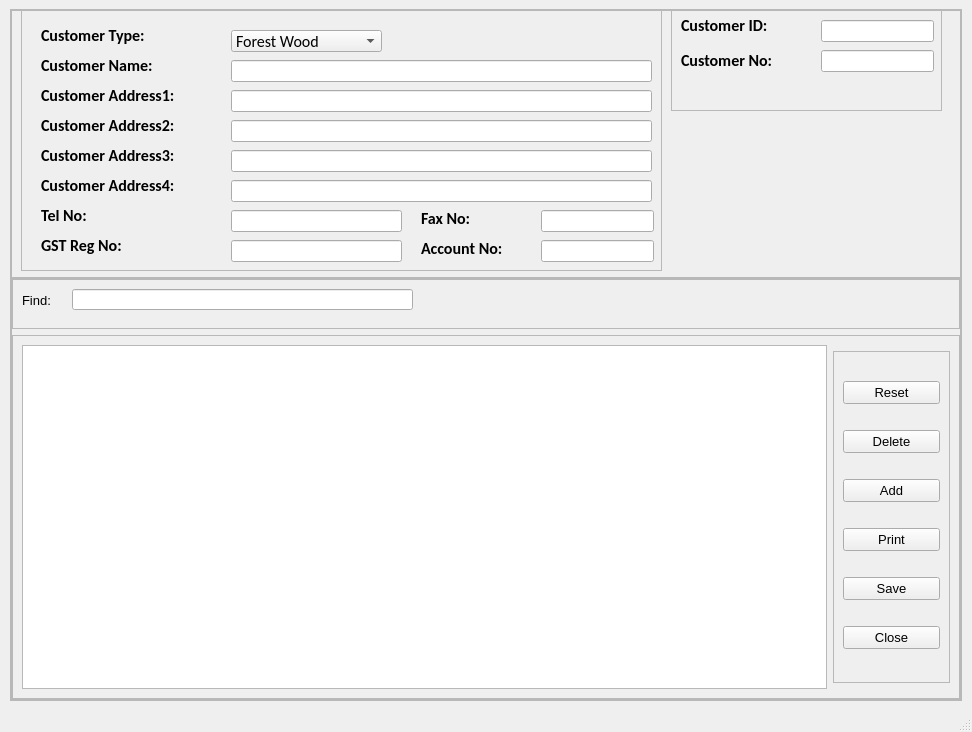
<?xml version="1.0" encoding="UTF-8"?>
<ui version="4.0">
 <class>customerEntry</class>
 <widget class="QMainWindow" name="customerEntry">
  <property name="geometry">
   <rect>
    <x>0</x>
    <y>0</y>
    <width>972</width>
    <height>732</height>
   </rect>
  </property>
  <property name="minimumSize">
   <size>
    <width>972</width>
    <height>732</height>
   </size>
  </property>
  <property name="windowTitle">
   <string>A1. Customer Entry</string>
  </property>
  <widget class="QWidget" name="centralwidget">
   <layout class="QVBoxLayout" name="verticalLayout">
    <item alignment="Qt::AlignHCenter">
     <widget class="QFrame" name="frame_2">
      <property name="frameShape">
       <enum>QFrame::StyledPanel</enum>
      </property>
      <property name="frameShadow">
       <enum>QFrame::Raised</enum>
      </property>
      <layout class="QVBoxLayout" name="verticalLayout_2">
       <property name="spacing">
        <number>0</number>
       </property>
       <property name="leftMargin">
        <number>0</number>
       </property>
       <property name="topMargin">
        <number>0</number>
       </property>
       <property name="rightMargin">
        <number>0</number>
       </property>
       <property name="bottomMargin">
        <number>0</number>
       </property>
       <item>
        <widget class="QFrame" name="frame">
         <property name="minimumSize">
          <size>
           <width>950</width>
           <height>268</height>
          </size>
         </property>
         <property name="maximumSize">
          <size>
           <width>950</width>
           <height>268</height>
          </size>
         </property>
         <property name="frameShape">
          <enum>QFrame::StyledPanel</enum>
         </property>
         <property name="frameShadow">
          <enum>QFrame::Raised</enum>
         </property>
         <widget class="QFrame" name="customersFrame2">
          <property name="geometry">
           <rect>
            <x>10</x>
            <y>0</y>
            <width>641</width>
            <height>261</height>
           </rect>
          </property>
          <property name="font">
           <font>
            <family>Calibri</family>
            <weight>75</weight>
            <bold>true</bold>
           </font>
          </property>
          <property name="frameShape">
           <enum>QFrame::StyledPanel</enum>
          </property>
          <property name="frameShadow">
           <enum>QFrame::Raised</enum>
          </property>
          <widget class="QLabel" name="customerTypeLabel">
           <property name="geometry">
            <rect>
             <x>20</x>
             <y>10</y>
             <width>171</width>
             <height>31</height>
            </rect>
           </property>
           <property name="font">
            <font>
             <family>Calibri</family>
             <pointsize>12</pointsize>
             <weight>75</weight>
             <bold>true</bold>
            </font>
           </property>
           <property name="styleSheet">
            <string notr="true"/>
           </property>
           <property name="text">
            <string>Customer Type: </string>
           </property>
          </widget>
          <widget class="QLabel" name="nameLabel">
           <property name="geometry">
            <rect>
             <x>20</x>
             <y>40</y>
             <width>151</width>
             <height>31</height>
            </rect>
           </property>
           <property name="font">
            <font>
             <family>Calibri</family>
             <pointsize>12</pointsize>
             <weight>75</weight>
             <bold>true</bold>
            </font>
           </property>
           <property name="styleSheet">
            <string notr="true"/>
           </property>
           <property name="text">
            <string>Customer Name:</string>
           </property>
          </widget>
          <widget class="QLabel" name="addressOneLabel">
           <property name="geometry">
            <rect>
             <x>20</x>
             <y>70</y>
             <width>191</width>
             <height>31</height>
            </rect>
           </property>
           <property name="font">
            <font>
             <family>Calibri</family>
             <pointsize>12</pointsize>
             <weight>75</weight>
             <bold>true</bold>
            </font>
           </property>
           <property name="text">
            <string>Customer Address1:</string>
           </property>
          </widget>
          <widget class="QLabel" name="addressTwoLabel">
           <property name="geometry">
            <rect>
             <x>20</x>
             <y>100</y>
             <width>181</width>
             <height>31</height>
            </rect>
           </property>
           <property name="font">
            <font>
             <family>Calibri</family>
             <pointsize>12</pointsize>
             <weight>75</weight>
             <bold>true</bold>
            </font>
           </property>
           <property name="text">
            <string>Customer Address2:</string>
           </property>
          </widget>
          <widget class="QLabel" name="addressThreeLabel">
           <property name="geometry">
            <rect>
             <x>20</x>
             <y>130</y>
             <width>181</width>
             <height>31</height>
            </rect>
           </property>
           <property name="font">
            <font>
             <family>Calibri</family>
             <pointsize>12</pointsize>
             <weight>75</weight>
             <bold>true</bold>
            </font>
           </property>
           <property name="text">
            <string>Customer Address3:</string>
           </property>
          </widget>
          <widget class="QLabel" name="addressFourLabel">
           <property name="geometry">
            <rect>
             <x>20</x>
             <y>160</y>
             <width>181</width>
             <height>31</height>
            </rect>
           </property>
           <property name="font">
            <font>
             <family>Calibri</family>
             <pointsize>12</pointsize>
             <weight>75</weight>
             <bold>true</bold>
            </font>
           </property>
           <property name="text">
            <string>Customer Address4:</string>
           </property>
          </widget>
          <widget class="QLabel" name="telephoneNoLabel">
           <property name="geometry">
            <rect>
             <x>20</x>
             <y>190</y>
             <width>71</width>
             <height>31</height>
            </rect>
           </property>
           <property name="font">
            <font>
             <family>Calibri</family>
             <pointsize>12</pointsize>
             <weight>75</weight>
             <bold>true</bold>
            </font>
           </property>
           <property name="text">
            <string>Tel No:</string>
           </property>
          </widget>
          <widget class="QLabel" name="gstRegNoLabel">
           <property name="geometry">
            <rect>
             <x>20</x>
             <y>220</y>
             <width>121</width>
             <height>31</height>
            </rect>
           </property>
           <property name="font">
            <font>
             <family>Calibri</family>
             <pointsize>12</pointsize>
             <weight>75</weight>
             <bold>true</bold>
            </font>
           </property>
           <property name="text">
            <string>GST Reg No:</string>
           </property>
          </widget>
          <widget class="QLabel" name="faxNoLabel">
           <property name="geometry">
            <rect>
             <x>400</x>
             <y>200</y>
             <width>81</width>
             <height>16</height>
            </rect>
           </property>
           <property name="font">
            <font>
             <family>Calibri</family>
             <pointsize>12</pointsize>
             <weight>75</weight>
             <bold>true</bold>
            </font>
           </property>
           <property name="text">
            <string>Fax No:</string>
           </property>
          </widget>
          <widget class="QLabel" name="accountNoLabel">
           <property name="geometry">
            <rect>
             <x>400</x>
             <y>230</y>
             <width>121</width>
             <height>16</height>
            </rect>
           </property>
           <property name="font">
            <font>
             <family>Calibri</family>
             <pointsize>12</pointsize>
             <weight>75</weight>
             <bold>true</bold>
            </font>
           </property>
           <property name="text">
            <string>Account No:</string>
           </property>
          </widget>
          <widget class="QComboBox" name="customerTypeDropBox">
           <property name="geometry">
            <rect>
             <x>210</x>
             <y>20</y>
             <width>151</width>
             <height>22</height>
            </rect>
           </property>
           <property name="font">
            <font>
             <family>Calibri</family>
             <pointsize>12</pointsize>
             <weight>50</weight>
             <bold>false</bold>
            </font>
           </property>
           <item>
            <property name="text">
             <string>Forest Wood</string>
            </property>
           </item>
           <item>
            <property name="text">
             <string>Rubber Wood</string>
            </property>
           </item>
           <item>
            <property name="text">
             <string>Others</string>
            </property>
           </item>
          </widget>
          <widget class="QLineEdit" name="inputName">
           <property name="geometry">
            <rect>
             <x>210</x>
             <y>50</y>
             <width>421</width>
             <height>22</height>
            </rect>
           </property>
           <property name="font">
            <font>
             <family>Calibri</family>
             <pointsize>12</pointsize>
             <weight>50</weight>
             <bold>false</bold>
            </font>
           </property>
          </widget>
          <widget class="QLineEdit" name="inputAddrOne">
           <property name="geometry">
            <rect>
             <x>210</x>
             <y>80</y>
             <width>421</width>
             <height>22</height>
            </rect>
           </property>
           <property name="font">
            <font>
             <family>Calibri</family>
             <pointsize>12</pointsize>
             <weight>50</weight>
             <bold>false</bold>
            </font>
           </property>
          </widget>
          <widget class="QLineEdit" name="inputAddrTwo">
           <property name="geometry">
            <rect>
             <x>210</x>
             <y>110</y>
             <width>421</width>
             <height>22</height>
            </rect>
           </property>
           <property name="font">
            <font>
             <family>Calibri</family>
             <pointsize>12</pointsize>
             <weight>50</weight>
             <bold>false</bold>
            </font>
           </property>
          </widget>
          <widget class="QLineEdit" name="inputAddrThree">
           <property name="geometry">
            <rect>
             <x>210</x>
             <y>140</y>
             <width>421</width>
             <height>22</height>
            </rect>
           </property>
           <property name="font">
            <font>
             <family>Calibri</family>
             <pointsize>12</pointsize>
             <weight>50</weight>
             <bold>false</bold>
            </font>
           </property>
          </widget>
          <widget class="QLineEdit" name="inputAddrFour">
           <property name="geometry">
            <rect>
             <x>210</x>
             <y>170</y>
             <width>421</width>
             <height>22</height>
            </rect>
           </property>
           <property name="font">
            <font>
             <family>Calibri</family>
             <pointsize>12</pointsize>
             <weight>50</weight>
             <bold>false</bold>
            </font>
           </property>
          </widget>
          <widget class="QLineEdit" name="inputTelephone">
           <property name="geometry">
            <rect>
             <x>210</x>
             <y>200</y>
             <width>171</width>
             <height>22</height>
            </rect>
           </property>
           <property name="font">
            <font>
             <family>Calibri</family>
             <pointsize>12</pointsize>
             <weight>50</weight>
             <bold>false</bold>
            </font>
           </property>
          </widget>
          <widget class="QLineEdit" name="inputGST">
           <property name="geometry">
            <rect>
             <x>210</x>
             <y>230</y>
             <width>171</width>
             <height>22</height>
            </rect>
           </property>
           <property name="font">
            <font>
             <family>Calibri</family>
             <pointsize>12</pointsize>
             <weight>50</weight>
             <bold>false</bold>
            </font>
           </property>
          </widget>
          <widget class="QLineEdit" name="inputFax">
           <property name="geometry">
            <rect>
             <x>520</x>
             <y>200</y>
             <width>113</width>
             <height>22</height>
            </rect>
           </property>
           <property name="font">
            <font>
             <family>Calibri</family>
             <pointsize>12</pointsize>
             <weight>50</weight>
             <bold>false</bold>
            </font>
           </property>
          </widget>
          <widget class="QLineEdit" name="inputAccountNo">
           <property name="geometry">
            <rect>
             <x>520</x>
             <y>230</y>
             <width>113</width>
             <height>22</height>
            </rect>
           </property>
           <property name="font">
            <font>
             <family>Calibri</family>
             <pointsize>12</pointsize>
             <weight>50</weight>
             <bold>false</bold>
            </font>
           </property>
          </widget>
         </widget>
         <widget class="QFrame" name="customersFrame1">
          <property name="geometry">
           <rect>
            <x>660</x>
            <y>0</y>
            <width>271</width>
            <height>101</height>
           </rect>
          </property>
          <property name="font">
           <font>
            <family>Calibri</family>
            <weight>75</weight>
            <bold>true</bold>
           </font>
          </property>
          <property name="frameShape">
           <enum>QFrame::StyledPanel</enum>
          </property>
          <property name="frameShadow">
           <enum>QFrame::Raised</enum>
          </property>
          <widget class="QLabel" name="customerIDLabel">
           <property name="geometry">
            <rect>
             <x>10</x>
             <y>0</y>
             <width>131</width>
             <height>31</height>
            </rect>
           </property>
           <property name="font">
            <font>
             <family>Calibri</family>
             <pointsize>12</pointsize>
             <weight>75</weight>
             <bold>true</bold>
            </font>
           </property>
           <property name="text">
            <string>Customer ID:</string>
           </property>
          </widget>
          <widget class="QLabel" name="customeNoLabel">
           <property name="geometry">
            <rect>
             <x>10</x>
             <y>35</y>
             <width>131</width>
             <height>31</height>
            </rect>
           </property>
           <property name="font">
            <font>
             <family>Calibri</family>
             <pointsize>12</pointsize>
             <weight>75</weight>
             <bold>true</bold>
            </font>
           </property>
           <property name="text">
            <string>Customer No:</string>
           </property>
          </widget>
          <widget class="QLineEdit" name="inputCustomerID">
           <property name="geometry">
            <rect>
             <x>150</x>
             <y>10</y>
             <width>113</width>
             <height>22</height>
            </rect>
           </property>
           <property name="font">
            <font>
             <family>Calibri</family>
             <weight>75</weight>
             <bold>true</bold>
            </font>
           </property>
          </widget>
          <widget class="QLineEdit" name="inputCustomerNo">
           <property name="geometry">
            <rect>
             <x>150</x>
             <y>40</y>
             <width>113</width>
             <height>22</height>
            </rect>
           </property>
           <property name="font">
            <font>
             <family>Calibri</family>
             <weight>75</weight>
             <bold>true</bold>
            </font>
           </property>
          </widget>
         </widget>
        </widget>
       </item>
       <item>
        <widget class="QFrame" name="tableFrame">
         <property name="minimumSize">
          <size>
           <width>950</width>
           <height>336</height>
          </size>
         </property>
         <property name="styleSheet">
          <string notr="true">border-color: rgb(0, 0, 0);</string>
         </property>
         <property name="frameShape">
          <enum>QFrame::StyledPanel</enum>
         </property>
         <property name="frameShadow">
          <enum>QFrame::Raised</enum>
         </property>
         <layout class="QGridLayout" name="gridLayout">
          <property name="leftMargin">
           <number>0</number>
          </property>
          <property name="topMargin">
           <number>0</number>
          </property>
          <property name="rightMargin">
           <number>0</number>
          </property>
          <property name="bottomMargin">
           <number>0</number>
          </property>
          <item row="0" column="0">
           <widget class="QFrame" name="frame_5">
            <property name="minimumSize">
             <size>
              <width>0</width>
              <height>50</height>
             </size>
            </property>
            <property name="maximumSize">
             <size>
              <width>16777215</width>
              <height>50</height>
             </size>
            </property>
            <property name="frameShape">
             <enum>QFrame::StyledPanel</enum>
            </property>
            <property name="frameShadow">
             <enum>QFrame::Raised</enum>
            </property>
            <widget class="QLineEdit" name="searchBar">
             <property name="geometry">
              <rect>
               <x>60</x>
               <y>10</y>
               <width>341</width>
               <height>21</height>
              </rect>
             </property>
            </widget>
            <widget class="QLabel" name="findLabel">
             <property name="geometry">
              <rect>
               <x>10</x>
               <y>6</y>
               <width>41</width>
               <height>31</height>
              </rect>
             </property>
             <property name="font">
              <font>
               <family>MS Shell Dlg 2</family>
               <pointsize>10</pointsize>
               <weight>50</weight>
               <italic>false</italic>
               <bold>false</bold>
              </font>
             </property>
             <property name="styleSheet">
              <string notr="true">font: 10pt &quot;MS Shell Dlg 2&quot;;</string>
             </property>
             <property name="text">
              <string>Find:</string>
             </property>
            </widget>
           </widget>
          </item>
          <item row="1" column="0">
           <widget class="QFrame" name="frame_4">
            <property name="frameShape">
             <enum>QFrame::StyledPanel</enum>
            </property>
            <property name="frameShadow">
             <enum>QFrame::Raised</enum>
            </property>
            <layout class="QHBoxLayout" name="horizontalLayout">
             <item>
              <widget class="QTableView" name="tableView">
               <property name="styleSheet">
                <string notr="true">QTableCornerButton::section {
    background: red;
    border: 2px outset red;
}
selection-background-color: qlineargradient(x1: 0, y1: 0, x2: 0.5, y2: 0.5,
                                stop: 0 #FF92BB, stop: 1 white);
QHeaderView::section {
	background-color: rgb(255, 255, 127);
	border: 2px outset black;
}</string>
               </property>
              </widget>
             </item>
             <item>
              <widget class="QFrame" name="frame_3">
               <property name="minimumSize">
                <size>
                 <width>117</width>
                 <height>280</height>
                </size>
               </property>
               <property name="maximumSize">
                <size>
                 <width>117</width>
                 <height>332</height>
                </size>
               </property>
               <property name="frameShape">
                <enum>QFrame::StyledPanel</enum>
               </property>
               <property name="frameShadow">
                <enum>QFrame::Raised</enum>
               </property>
               <layout class="QVBoxLayout" name="verticalLayout_3">
                <item>
                 <widget class="QPushButton" name="resetButton">
                  <property name="font">
                   <font>
                    <pointsize>10</pointsize>
                   </font>
                  </property>
                  <property name="text">
                   <string>Reset</string>
                  </property>
                 </widget>
                </item>
                <item>
                 <widget class="QPushButton" name="deleteButton">
                  <property name="font">
                   <font>
                    <pointsize>10</pointsize>
                   </font>
                  </property>
                  <property name="text">
                   <string>Delete</string>
                  </property>
                 </widget>
                </item>
                <item>
                 <widget class="QPushButton" name="addButton">
                  <property name="font">
                   <font>
                    <pointsize>10</pointsize>
                   </font>
                  </property>
                  <property name="text">
                   <string>Add</string>
                  </property>
                 </widget>
                </item>
                <item>
                 <widget class="QPushButton" name="printButton">
                  <property name="font">
                   <font>
                    <pointsize>10</pointsize>
                   </font>
                  </property>
                  <property name="text">
                   <string>Print</string>
                  </property>
                 </widget>
                </item>
                <item>
                 <widget class="QPushButton" name="saveButton">
                  <property name="font">
                   <font>
                    <pointsize>10</pointsize>
                   </font>
                  </property>
                  <property name="text">
                   <string>Save</string>
                  </property>
                 </widget>
                </item>
                <item>
                 <widget class="QPushButton" name="closeButton">
                  <property name="font">
                   <font>
                    <pointsize>10</pointsize>
                   </font>
                  </property>
                  <property name="text">
                   <string>Close</string>
                  </property>
                 </widget>
                </item>
               </layout>
              </widget>
             </item>
            </layout>
           </widget>
          </item>
         </layout>
        </widget>
       </item>
      </layout>
     </widget>
    </item>
   </layout>
  </widget>
  <widget class="QStatusBar" name="statusbar"/>
  <widget class="QMenuBar" name="menubar">
   <property name="geometry">
    <rect>
     <x>0</x>
     <y>0</y>
     <width>972</width>
     <height>21</height>
    </rect>
   </property>
  </widget>
 </widget>
 <resources/>
 <connections/>
</ui>
